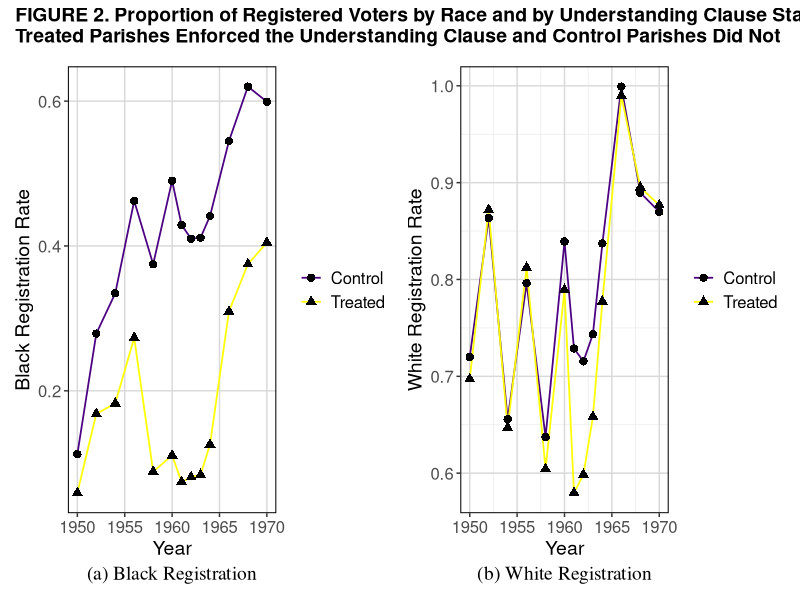
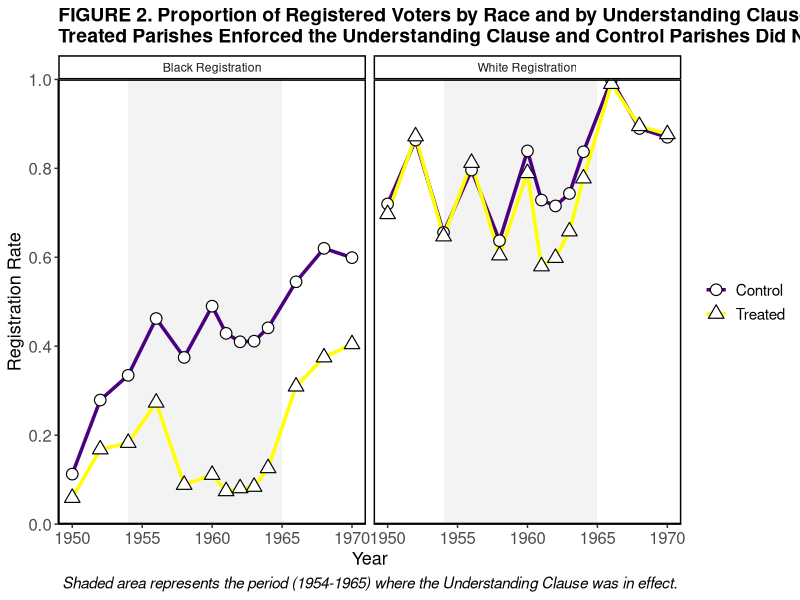

These figures' R source, in order:
## ---- chunk 1
# This "setup" chunk specifies global options
# for handling code, plots, etc in your doc.
knitr::opts_chunk$set(
  eval = TRUE,
  echo = FALSE, 
  warning = FALSE, 
  message = FALSE,
  fig.align = 'center'
)  

# Load necessary libraries
library(haven)
library(tidyverse)
library(patchwork)
## ---- chunk 2
# PART CERO OF ASSIGNMENT: UNDERSTANDING,CLEANING, AND TRASNFORMING THE DATA ----
# Understanding and Preparing the data
# Load dataset
data <- read_dta("la_turnout_basic.dta")

# Understanding the data ----
# Currently data is listed by parish number by year. 
# Need to transform it to treatment group by year.

# Columns of interest: year, understandingclause2, whiteregrate, blackregrate

# Checking for missing values 
cols_of_interest <- data %>% select(year, understandingclause2, whiteregrate, blackregrate)

# Summary of missing values
missing_summary <- cols_of_interest %>%
  summarise(across(everything(), ~ sum(is.na(.)), .names = "Missing_{.col}"))

# Preparing the data ----

# Filter Data for Years 1950-1970
data_und <- data %>%
  filter(year >= 1950 & year <= 1970)

# Handling missing values using linear interpolation
data_und <- data_und %>%
  group_by(parishnumber) %>%  
  mutate(
    brrate = ifelse(is.na(blackregrate), approx(year, blackregrate, year, rule = 2)$y, blackregrate),
    wrrate = ifelse(is.na(whiteregrate), approx(year, whiteregrate, year, rule = 2)$y, whiteregrate)
  ) %>%
  ungroup()

# Check for missing values again
missing_summary <- data_und %>%
  summarise(across(everything(), ~ sum(is.na(.)), .names = "Missing_{.col}"))

# Transform the Data ----
# Creating new columns: Year, Treatment Group, Black Registration Rate, White Registration Rate
# Treatment Group = "Treated" if understandingclause2 column = 1, "Control" if understandingclause2 column = 0.

transformed_data <- data_und %>%
  mutate(
    Treatment_Group = case_when(
      understandingclause2 == 1 ~ "Treated",
      understandingclause2 == 0 ~ "Control",
      TRUE ~ NA_character_
    )
  ) %>%
  group_by(year, Treatment_Group) %>%
  summarise(
    Black_Registration_Rate = mean(brrate, na.rm = TRUE),
    White_Registration_Rate = mean(wrrate, na.rm = TRUE),
    .groups = "drop"
  )
## ---- chunk 3
# PART ONE OF ASSIGNMENT: REPLICATING THE PLOT ----
# Black Registration Rate Plot
plot_black <- ggplot(transformed_data, aes(x = year, y = Black_Registration_Rate, group = Treatment_Group)) +
  geom_line(aes(colour = Treatment_Group), linewidth = 0.6) +  
  geom_point(aes(shape = Treatment_Group), size = 2.5, fill = "black") +  
  scale_color_manual(values = c("Control" = "#4B0082", "Treated" = "yellow")) +  
  scale_shape_manual(values = c("Control" = 16, "Treated" = 17)) +  
  labs(
    x = "Year",
    y = "Black Registration Rate",
    caption = "(a) Black Registration"
  ) +
  theme_bw() +  
  theme(
    legend.position = "right",
    legend.title = element_blank(),
    legend.text = element_text(size = 12),
    panel.grid.major = element_line(color = "gray85"),
    panel.grid.minor = element_blank(),
    panel.border = element_rect(color = "black", fill = NA, linewidth = 0.7),
    axis.text = element_text(size = 12),
    axis.title = element_text(size = 14),
    plot.caption = element_text(size = 14, family = "serif", hjust = 0.5, margin = margin(t = 5))  
  )

# White Registration Rate Plot
plot_white <- ggplot(transformed_data, aes(x = year, y = White_Registration_Rate, group = Treatment_Group)) +
  geom_line(aes(colour = Treatment_Group), linewidth = 0.6) +  
  geom_point(aes(shape = Treatment_Group), size = 2.5, fill = "black") +  
  scale_color_manual(values = c("Control" = "#4B0082", "Treated" = "yellow")) +  
  scale_shape_manual(values = c("Control" = 16, "Treated" = 17)) +  
  labs(
    x = "Year",
    y = "White Registration Rate",
    caption = "(b) White Registration"
  ) +
  theme_bw() +  
  theme(
    legend.position = "right",
    legend.title = element_blank(),
    legend.text = element_text(size = 12),
    panel.grid.major = element_line(color = "gray85"),
    panel.minor = element_blank(),
    panel.border = element_rect(color = "black", fill = NA, linewidth = 0.7),
    axis.text = element_text(size = 12),
    axis.title = element_text(size = 14),
    plot.caption = element_text(size = 14, family = "serif", hjust = 0.5, margin = margin(t = 5))
  )

# Combine the two plots into a single figure
combined_plot <- (plot_black | plot_white) +  
  plot_annotation(
    title = "FIGURE 2. Proportion of Registered Voters by Race and by Understanding Clause Status.\nTreated Parishes Enforced the Understanding Clause and Control Parishes Did Not",
    theme = theme(
      plot.title = element_text(
        size = 14,        
        face = "bold",   
        hjust = 0,        
        margin = margin(b = 8)  
      )
    )
  ) 

# Print the final combined plot
print(combined_plot)
## ---- chunk 4
# PART TWO OF ASSIGNMENT: IMPROVING THE PLOT ----
# Pivot data for faceting (Reshape from wide to long format)
transformed_data_long <- transformed_data %>%
  pivot_longer(cols = c(Black_Registration_Rate, White_Registration_Rate),
               names_to = "Race",
               values_to = "Registration_Rate") %>%
  mutate(Race = recode(Race, 
                       "Black_Registration_Rate" = "Black Registration",
                       "White_Registration_Rate" = "White Registration"))

# Create the plot with faceting
figure_2 <- ggplot(transformed_data_long, aes(x = year, y = Registration_Rate, 
                                              group = Treatment_Group, color = Treatment_Group, shape = Treatment_Group)) +
  
  # Add a shaded area for Understanding Clause enforcement (1954-1965)
  annotate("rect", xmin = 1954, xmax = 1965, ymin = 0, ymax = 1, fill = "gray85", alpha = 0.3) +
  
  # Line plot (kept the same)
  geom_line(linewidth = 1.2) +  
  
  # Points: TRUE hollow shapes with thin black border
  geom_point(size = 3.5, stroke = 0.6, fill = "white", color = "black") +  
  
  # Custom colors and shapes (Now using 21 & 24 for hollow effect)
  scale_color_manual(values = c("Control" = "#4B0082", "Treated" = "yellow")) +  
  scale_shape_manual(values = c("Control" = 21, "Treated" = 24)) +  
  
  # Faceting to create two subplots
  facet_wrap(~Race) +
  
  # Adjust axes
  scale_x_continuous(breaks = seq(1950, 1970, by = 5), limits = c(1950, 1970)) +
  scale_y_continuous(breaks = seq(0, 1, by = 0.2), limits = c(0, 1), expand = expansion(mult = c(0, 0))) +
  
  # Labels and Title
  labs(
    x = "Year",
    y = "Registration Rate",
    title = "FIGURE 2. Proportion of Registered Voters by Race and by Understanding Clause Status. \nTreated Parishes Enforced the Understanding Clause and Control Parishes Did Not",
    caption = "Shaded area represents the period (1954-1965) where the Understanding Clause was in effect."
  ) +
  
  # Theme adjustments
  theme_classic() +  # Removes gridlines
  theme(
    legend.position = "right",
    legend.title = element_blank(),
    legend.text = element_text(size = 11),
    panel.border = element_rect(color = "black", fill = NA, linewidth = 1),
    axis.text = element_text(size = 12),
    axis.title = element_text(size = 13),
    plot.title = element_text(size = 14, face = "bold", hjust = 0),
    plot.caption = element_text(size = 11, hjust = 0.5, face = "italic")
  )

# Print the improved figure
print(figure_2)
